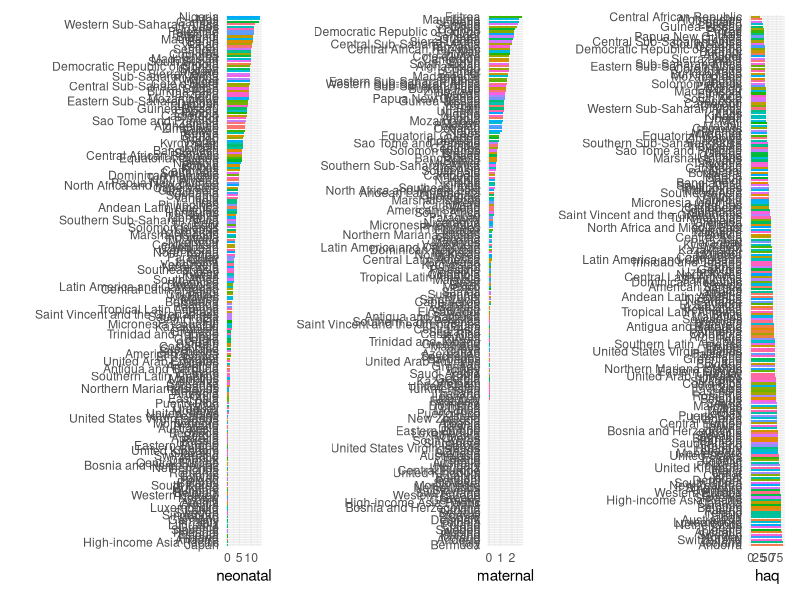

Reproduce this figure in R.
## ---- chunk 1
knitr::opts_chunk$set(echo = FALSE)
library(readr)
library(tidyverse)
library(patchwork)
## ---- chunk 2
mortality <- read_csv("global_mortality.csv") %>%
  filter(year == 2015) %>%
  mutate(maternal = `Maternal deaths (%)`,
         neonatal = `Neonatal deaths (%)`,
         `Maternal deaths (%)` = NULL,
         `Neonatal deaths (%)` = NULL) %>%
  select(c(country, maternal, neonatal)) %>%
  drop_na()
  
haq <- read_csv("haq_index.csv") %>%
  filter(Year == 2015) %>%
  mutate(country = Entity,
         haq = `HAQ Index (IHME (2017))`,
         Entity = NULL,
         `HAQ Index (IHME (2017))` = NULL) %>%
  select(c(country, haq))

countries <- intersect(mortality$country, haq$country)
mortality <- mortality %>%
  filter(country %in% countries)
haq <- haq %>%
  filter(country %in% countries)

global <- inner_join(mortality, haq)
## ---- chunk 3
neonatal <- ggplot(global) +
  geom_col(aes(neonatal, reorder(country, neonatal), fill = country)) +
  ylab(label = "") +
  theme(axis.text = element_text(size = 2)) +
  theme_minimal() + 
  guides(fill="none")

maternal <- ggplot(global) + 
  geom_col(aes(maternal, reorder(country, maternal), fill = country)) +
  ylab(label = "") +
  theme(axis.text = element_text(size = 2)) +
  theme_minimal() + 
  guides(fill="none")

haq <- ggplot(global) + 
  geom_col(aes(haq, reorder(country, -haq), fill = country)) +
  ylab(label = "") +
  theme(axis.text = element_text(size = 2)) +
  theme_minimal() + 
  guides(fill="none")

neonatal + maternal + haq
